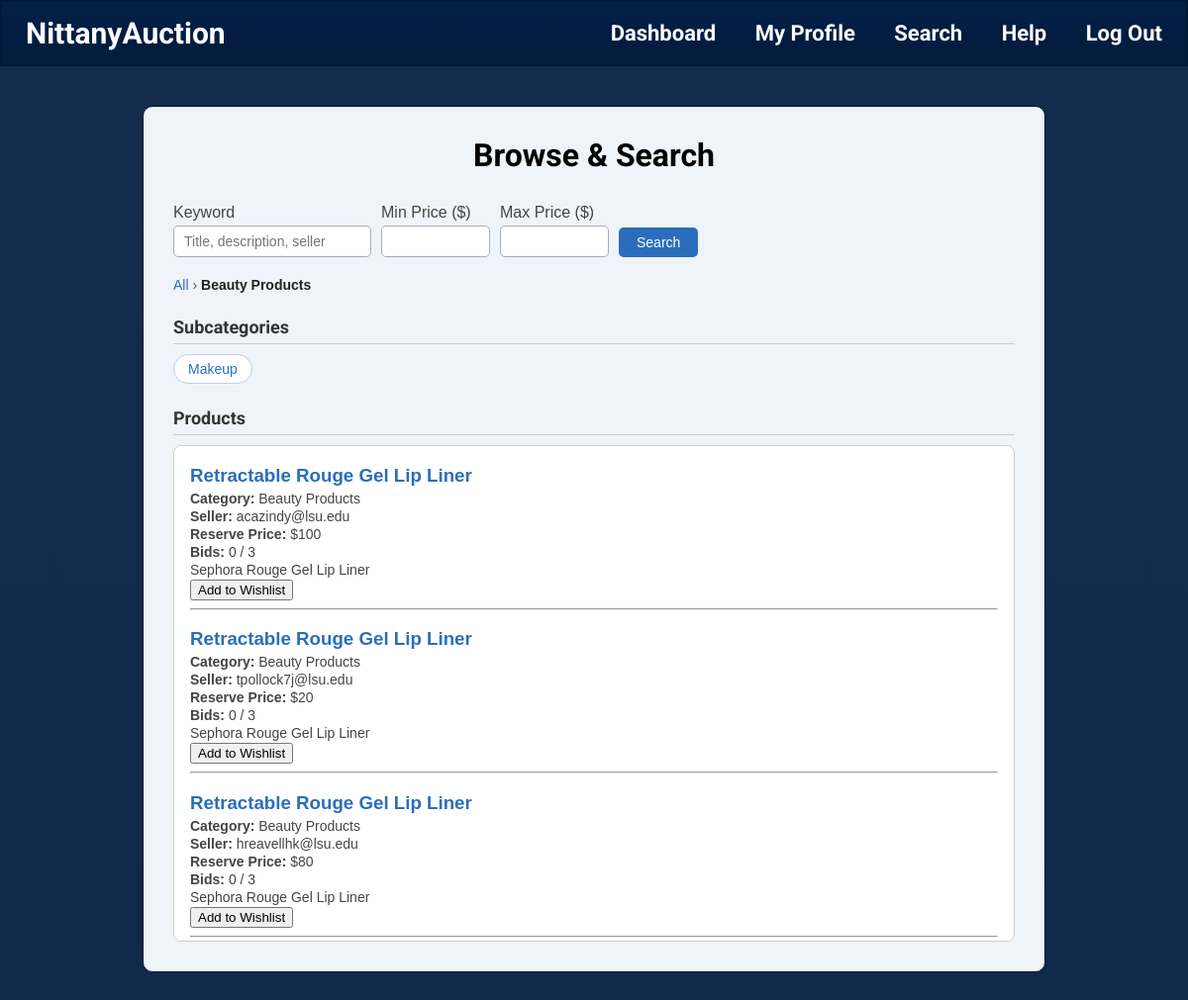
The page /search/Beauty Products (signed in) on the database its author committed.
### tables this page shows
CREATE TABLE Category(parent_category TEXT,
                      category_name TEXT PRIMARY KEY,
                      FOREIGN KEY(parent_category) REFERENCES Category(category_name));

CREATE TABLE Auction_Listing(seller_email TEXT,
                             listing_ID INTEGER PRIMARY KEY,
                             category TEXT,
                             auction_title TEXT,
                             product_name TEXT,
                             product_description TEXT,
                             quantity INTEGER,
                             reserve_price TEXT,
                             max_bids INTEGER,
                             status INTEGER,
                             FOREIGN KEY(seller_email) REFERENCES User(email),
                             FOREIGN KEY(category) REFERENCES Category(category_name));

### Starter_code_431w/app.py (the view, shortened to what this page needs)
@app.route('/search')
@app.route('/search/<path:category>')
def search(category=None):
    if "email" not in session:
        return render_template("login.html", error="Please log in first.")
    error = None
    subcategories = []
    products = []
    breadcrumb = [] # build breadcrumb to track user's path
    wishlist_feedback = session.pop("wishlist_feedback", None)
    keyword = request.args.get('keyword', '').strip()
    min_price = request.args.get('min_price', '').strip()
    max_price = request.args.get('max_price', '').strip()
    is_search = bool(keyword or min_price or max_price)
    current_email = session.get("email", "")
    try:
        with get_connection() as con:
            initialize_schema_if_needed(con)
            wishlist_email_col = get_wishlist_email_column(con)
            if category is None:
                subcategories = con.execute("""
                    SELECT category_name FROM Category
                    WHERE parent_category = 'Root'
                    ORDER BY category_name
                """).fetchall()
                breadcrumb = [("All", None)]
            else:
                breadcrumb = [("All", "/search")]
                crumb_cat = category
                crumb_trail = []
                while crumb_cat:
                    parent_row = con.execute(
                        "SELECT parent_category FROM Category WHERE category_name = ?",
                        (crumb_cat,)
                    ).fetchone()
                    crumb_trail.append(crumb_cat)
                    if parent_row and parent_row["parent_category"] != "Root":
                        crumb_cat = parent_row["parent_category"]
                    else:
                        break
                for name in reversed(crumb_trail):
                    breadcrumb.append((name, f"/search/{name}"))
                if breadcrumb:
                    last = breadcrumb[-1]
                    breadcrumb[-1] = (last[0], None)
                subcategories = con.execute("""
                    SELECT category_name FROM Category
                    WHERE parent_category = ?
                    ORDER BY category_name
                """, (category,)).fetchall()
            query = """
                SELECT al.listing_ID, al.auction_title, al.product_name,
                       al.seller_email, al.reserve_price, al.category,
                       COUNT(DISTINCT b.bid_ID) AS bid_count,
                       MAX(b.bid_price) AS highest_bid,
                       al.max_bids,

                       ROUND(AVG(r.rating), 1) AS seller_rating,
                       COUNT(r.rating) AS rating_count,

                       MAX(
                           CASE
                               WHEN LOWER(TRIM(w.{})) = LOWER(TRIM(?)) THEN 1
                               ELSE 0
                           END
                       ) AS wishlisted
                FROM Auction_Listing al
                LEFT JOIN Bid b ON al.listing_ID = b.listing_ID
                LEFT JOIN Wishlist w ON al.listing_ID = w.listing_ID
                LEFT JOIN Rating r
                    ON LOWER(TRIM(r.seller_email)) = LOWER(TRIM(al.seller_email))
                WHERE al.status = 1
            """.format(wishlist_email_col)
            params = [current_email]
            if category:
                query += " AND al.category = ?"
                params.append(category)
            if min_price:
                query += " AND CAST(REPLACE(REPLACE(REPLACE(al.reserve_price, '$', ''), ',', ''), ' ', '') AS REAL) >= ?"
                params.append(float(str(min_price).replace('$', '').replace(',', '').strip()))
            if max_price:
                query += " AND CAST(REPLACE(REPLACE(REPLACE(al.reserve_price, '$', ''), ',', ''), ' ', '') AS REAL) <= ?"
                params.append(float(str(max_price).replace('$', '').replace(',', '').strip()))
            query += " GROUP BY al.listing_ID ORDER BY al.listing_ID DESC"
            products = con.execute(query, params).fetchall()
    except sql.Error as e:
        print("DB error in search:", e)
        error = "Database error while loading categories."
    return render_template(
        "search.html",
        category=category,
        subcategories=subcategories,
        products=products,
        breadcrumb=breadcrumb,
        error=error,
        role=session.get("role"),
        keyword=keyword,
        min_price=min_price,
        max_price=max_price,
        is_search=is_search,
        wishlist_feedback=wishlist_feedback,
        search_return_url=request.full_path,
    )

### Starter_code_431w/app.py (called while the page is built, shortened)
def get_connection():
    connection = sql.connect(DB_PATH)
    connection.row_factory = sql.Row
    return connection

def current_db_timestamp():
    return datetime.now().strftime("%Y-%m-%d %H:%M:%S")

def get_wishlist_email_column(connection):
    columns = {
        row["name"].strip().lower()
        for row in connection.execute("PRAGMA table_info(Wishlist)").fetchall()
    }
    if "bidder_email" in columns:
        return "bidder_email"
    if "email" in columns:
        return "email"
    return "email"

def close_expired_auctions(connection):
    now_ts = current_db_timestamp()
    expired_rows = connection.execute(
        """
        SELECT listing_ID, seller_email, reserve_price
        FROM Auction_Listing
        WHERE status = 1
          AND end_time IS NOT NULL
          AND TRIM(end_time) <> ''
          AND end_time <= ?
        """,
        (now_ts,),
    ).fetchall()
    if expired_rows:
        connection.commit()

def initialize_schema_if_needed(connection):
    user_table = connection.execute(
        "SELECT name FROM sqlite_master WHERE type='table' AND name='User'"
    ).fetchone()
    ensure_runtime_schema(connection)
    close_expired_auctions(connection)

### Starter_code_431w/templates/search.html (shortened to what this page needs)
<!DOCTYPE html>
<html>
<head>
</head>
<body>
{% include "banner.html" %}
<div class="search-box">
    <h1>Browse &amp; Search</h1>
    <form class="search-form" method="GET" action="{{ '/search/' + category if category else '/search' }}">
        <div class="field">
            <label>Keyword</label>
            <input type="text" name="keyword" value="{{ keyword }}" placeholder="Title, description, seller">
        </div>
        <div class="field">
            <label>Min Price ($)</label>
            <input type="number" name="min_price" value="{{ min_price }}" min="0" step="1">
        </div>
        <div class="field">
            <label>Max Price ($)</label>
            <input type="number" name="max_price" value="{{ max_price }}" min="0" step="1">
        </div>
        <button type="submit">Search</button>
    </form>
    <div class="breadcrumb">
        {% for name, url in breadcrumb %}
            {% if url %}<a href="{{ url }}">{{ name }}</a>
            {% else %}<span>{{ name }}</span>{% endif %}
            {% if not loop.last %} &rsaquo; {% endif %}
        {% endfor %}
    </div>
    {% if subcategories %}
        <h2>Subcategories</h2>
        <ul class="subcategory-list">
            {% for sub in subcategories %}
                <li><a href="/search/{{ sub['category_name'] }}">{{ sub['category_name'] }}</a></li>
            {% endfor %}
        </ul>
    {% endif %}
    {% if products %}
        <h2>{% if is_search %}Search Results{% else %}Products{% endif %}</h2>
        <div class="results-container">
            {% for p in products %}
                <div>
                    <h3><a href="/product/{{ p['listing_ID'] }}">{{ p['auction_title'] }}</a></h3>
                    <p><strong>Category:</strong> {{ p['category'] }}</p>
                    <p><strong>Seller:</strong> {{ p['seller_email'] }}</p>
                    {% if p['highest_bid'] %}
                        <p><strong>Highest Bid:</strong> ${{ p['highest_bid'] }}</p>
                    {% else %}
                        <p><strong>Reserve Price:</strong> {{ p['reserve_price'] }}</p>
                    {% endif %}
                    <p><strong>Bids:</strong> {{ p['bid_count'] }} / {{ p['max_bids'] }}</p>
                    <p>{{ p['product_name'] }}</p>
                    {% if role == "Bidder" %}
                        <form method="POST" action="/wishlist/{{ p['listing_ID'] }}">
                            {% if p['wishlisted'] %}
                                <input type="hidden" name="action" value="remove">
                                <button type="submit">Remove from Wishlist</button>
                            {% else %}
                                <button type="submit">Add to Wishlist</button>
                            {% endif %}
                        </form>
                    {% endif %}
                </div>
                <hr>
            {% endfor %}
        </div>
    {% elif is_search %}
        <p class="empty">No products matched your search.</p>
    {% elif category and not subcategories %}
        <p class="empty">No products in this category.</p>
    {% endif %}
</div>
</body>
</html>

### Starter_code_431w/templates/search.html (style rules this page uses)
html, body { margin: 0; font-family: Arial, sans-serif; background-image: linear-gradient(rgba(4, 30, 66, 0.75), rgba(3, 26, 60, 0.91)), url("https://psu-gatsby-files-prod.s3.amazonaws.com/s3fs-public/styles/4_3_1500w/public/NL%20statue%20spring124.jpg?h=046da51e&itok=0t_5yVWj"); background-size: cover; background-position: center; background-repeat: no-repeat; min-height: 100vh; }
h1 { margin-top: 0; font-size: 32px; text-align: center; font-weight: bold; font-family: 'Roboto', sans-serif; margin-bottom: 20px; }
.search-box { width: 850px; margin: 40px auto; background: #eff3fa; padding: 30px; border: 1px solid #031631; border-radius: 10px; }
label { display: block; margin-top: 10px; font-size: 16px; }
.search-form { display: flex; gap: 10px; align-items: flex-end; flex-wrap: wrap; margin-top: 10px; }
.search-form .field { display: flex; flex-direction: column; font-size: 13px; color: #444; gap: 4px; }
.search-form input[type=text], .search-form input[type=number] { padding: 7px 10px; font-size: 14px; border: 1px solid #aab; border-radius: 5px; width: 200px; box-sizing: border-box; }
.search-form input[type=number] { width: 110px; }
.search-form button { padding: 7px 18px; background: #2a6ebb; color: white; border: none; border-radius: 5px; font-size: 14px; cursor: pointer; align-self: flex-end; }
.breadcrumb { font-size: 14px; margin: 20px 0 10px 0; color: #555; }
.breadcrumb a { color: #2a6ebb; text-decoration: none; }
.breadcrumb span { font-weight: bold; color: #222; }
h2 { font-size: 18px; color: #333; margin-top: 24px; margin-bottom: 10px; border-bottom: 1px solid #ccc; padding-bottom: 6px; font-family: 'Roboto', sans-serif; }
.subcategory-list { list-style: none; padding: 0; margin: 0 0 10px 0; display: flex; flex-wrap: wrap; gap: 10px; }
.subcategory-list li a { display: inline-block; padding: 6px 14px; background: white; border: 1px solid #c0cce0; border-radius: 20px; color: #2a6ebb; text-decoration: none; font-size: 14px; }
.results-container { max-height: 500px; overflow-y: auto; margin-top: 10px; border: 1px solid #ccc; border-radius: 8px; background: white; padding: 0 16px; }
.results-container h3 { margin-bottom: 4px; }
.results-container h3 a { color: #2a6ebb; text-decoration: none; }
.results-container p { margin: 2px 0; font-size: 14px; color: #444; }

### rows shown on the page
Category: category_name "Makeup"
Auction_Listing: auction_title "Retractable Rouge Gel Lip Liner", category "Beauty Products", seller_email "acazindy@lsu.edu", reserve_price "$100", bid_count "0", max_bids "3", product_name "Sephora Rouge Gel Lip Liner"
Auction_Listing: auction_title "Retractable Rouge Gel Lip Liner", category "Beauty Products", seller_email "tpollock7j@lsu.edu", reserve_price "$20", bid_count "0", max_bids "3", product_name "Sephora Rouge Gel Lip Liner"
Auction_Listing: auction_title "Retractable Rouge Gel Lip Liner", category "Beauty Products", seller_email "hreavellhk@lsu.edu", reserve_price "$80", bid_count "0", max_bids "3", product_name "Sephora Rouge Gel Lip Liner"

### other values the page prints
{{ name }} "All"
{{ name }} "Beauty Products"
